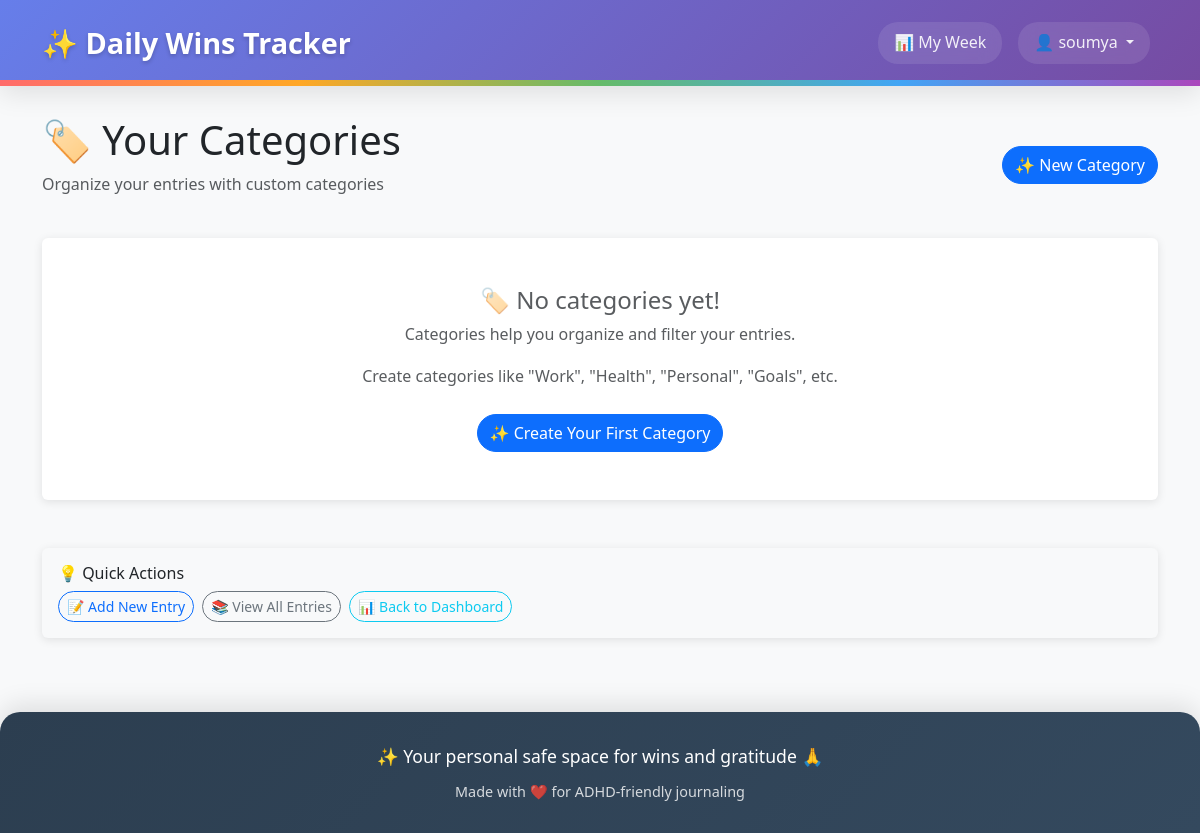
/categories/ (signed in), run on an earlier commit of the app's database.
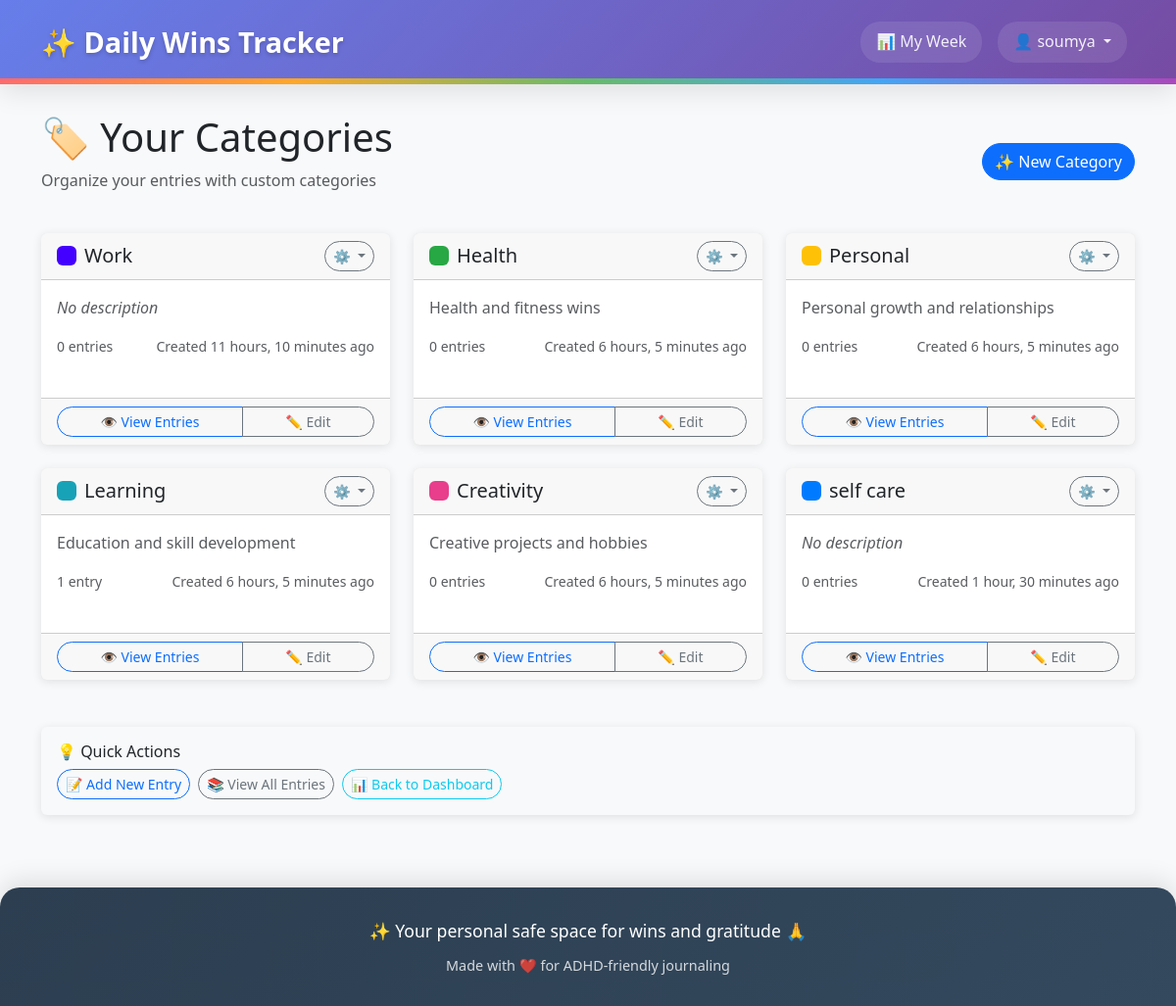
And on a later commit of the database.
### tracker/models.py (models this page shows, shortened)
class Category(models.Model):
    user = models.ForeignKey(User, on_delete=models.CASCADE, related_name='categories')
    name = models.CharField(max_length=100)
    color = models.CharField(
        max_length=7,
        default='#007bff',
        validators=[
            RegexValidator(
                regex='^#[0-9A-Fa-f]{6}$',
                message='Color must be a valid hex code (e.g., #007bff)'
            )
        ]
    )
    description = models.TextField(blank=True)
    date_created = models.DateTimeField(auto_now_add=True)
    class Meta:
        verbose_name_plural = "Categories"
        ordering = ['name']
        constraints = [
            UniqueConstraint(
                Lower('name'), 'user',
                name='unique_category_name_per_user',
                violation_error_message='You already have a category with this name (case-insensitive).'
            )
        ]
        indexes = [
            models.Index(fields=['user', 'name']),
            Index(Lower('name'), name='idx_category_lower_name'),  # Functional index for case-insensitive lookups
        ]

### tracker/views.py (the view)
# urls.py: path("categories/", views.category_list, name="category_list"),
@login_required
def category_list(request):
    categories = Category.objects.filter(user=request.user)
    categories = categories.annotate(
        entry_count=Count('entries', filter=Q(entries__user=request.user))
    )
    return render(request, 'tracker/category_list.html', {'categories': categories})

### templates/tracker/category_list.html (shortened to what this page needs)
{% extends "base.html" %}
{% block content %}
<div class="row">
    <div class="col-md-12">
        <div class="d-flex justify-content-between align-items-center mb-4">
            <div>
                <h1>🏷️ Your Categories</h1>
                <p class="text-muted">Organize your entries with custom categories</p>
            </div>
            <div>
                <a href="{% url 'category_create' %}" class="btn btn-primary">
                    ✨ New Category
                </a>
            </div>
        </div>
    </div>
</div>
<div class="row">
    <div class="col-md-12">
        {% if categories %}
            <div class="row">
                {% for category in categories %}
                    <div class="col-md-6 col-lg-4 mb-4">
                        <div class="card h-100">
                            <div class="card-header d-flex justify-content-between align-items-center">
                                <div class="d-flex align-items-center">
                                    <span class="badge me-2" style="background-color: {{ category.color }}; width: 20px; height: 20px;">&nbsp;</span>
                                    <h5 class="mb-0">{{ category.name }}</h5>
                                </div>
                                <div class="dropdown">
                                    <button class="btn btn-sm btn-outline-secondary dropdown-toggle" type="button"
                                            data-bs-toggle="dropdown" aria-expanded="false">
                                        ⚙️
                                    </button>
                                </div>
                            </div>
                            <div class="card-body">
                                {% if category.description %}
                                    <p class="card-text text-muted">{{ category.description }}</p>
                                {% else %}
                                    <p class="card-text text-muted fst-italic">No description</p>
                                {% endif %}
                                <div class="d-flex justify-content-between align-items-center">
                                    <small class="text-muted">
                                        {{ category.entry_count }} entr{{ category.entry_count|pluralize:"y,ies" }}
                                    </small>
                                    <small class="text-muted">
                                        Created {{ category.date_created|timesince }} ago
                                    </small>
                                </div>
                            </div>
                            <div class="card-footer">
                                <div class="btn-group w-100" role="group">
                                    <a href="{% url 'entry_list' %}?category={{ category.pk }}"
                                       class="btn btn-outline-primary btn-sm">
                                        👁️ View Entries
                                    </a>
                                    <a href="{% url 'category_edit' category.pk %}"
                                       class="btn btn-outline-secondary btn-sm">
                                        ✏️ Edit
                                    </a>
                                </div>
                            </div>
                        </div>
                    </div>
                {% endfor %}
            </div>
        {% else %}
            <div class="card">
                <div class="card-body text-center py-5">
                    <h4 class="text-muted">🏷️ No categories yet!</h4>
                    <p class="text-muted">Categories help you organize and filter your entries.</p>
                    <p class="text-muted mb-4">
                        Create categories like "Work", "Health", "Personal", "Goals", etc.
                    </p>
                    <a href="{% url 'category_create' %}" class="btn btn-primary">
                        ✨ Create Your First Category
                    </a>
                </div>
            </div>
        {% endif %}
    </div>
</div>
<div class="row mt-4">
    <div class="col-md-12">
        <div class="card bg-light">
            <div class="card-body">
                <h6 class="card-title">💡 Quick Actions</h6>
                <div class="d-grid gap-2 d-md-flex">
                    <a href="{% url 'entry_create' %}" class="btn btn-outline-primary btn-sm">
                        📝 Add New Entry
                    </a>
                    <a href="{% url 'entry_list' %}" class="btn btn-outline-secondary btn-sm">
                        📚 View All Entries
                    </a>
                    <a href="{% url 'dashboard' %}" class="btn btn-outline-info btn-sm">
                        📊 Back to Dashboard
                    </a>
                </div>
            </div>
        </div>
    </div>
</div>
{% endblock %}

### templates/base.html (shortened to what this page needs)
{% load widget_tweaks %}
<!doctype html>
<html lang="en">
<head>
    <link href="https://cdn.jsdelivr.net/npm/bootstrap@5.3.0/dist/css/bootstrap.min.css" rel="stylesheet">
    <link rel="stylesheet" href="https://cdnjs.cloudflare.com/ajax/libs/font-awesome/6.0.0/css/all.min.css">
</head>
<body class="bg-light">
    <nav class="navbar navbar-expand-lg navbar-dark custom-navbar">
        <div class="container">
            <a class="navbar-brand" href="{% url 'home' %}">
                ✨ Daily Wins Tracker
            </a>
            <div class="collapse navbar-collapse" id="navbarNav">
                <ul class="navbar-nav ms-auto">
                    {% if user.is_authenticated %}
                        <li class="nav-item">
                            <a class="nav-link" href="{% url 'weekly_dashboard' %}">
                                📊 My Week
                            </a>
                        </li>
                        <li class="nav-item dropdown">
                            <a class="nav-link dropdown-toggle" href="#" id="navbarDropdown" role="button" data-bs-toggle="dropdown">
                                👤 {{ user.username }}
                            </a>
                        </li>
                    {% endif %}
                </ul>
            </div>
        </div>
    </nav>
    <div class="container main-container">
        {% block content %}{% endblock %}
    </div>
    <footer style="
        background: linear-gradient(135deg, #2c3e50 0%, #34495e 100%);
        color: white;
        text-align: center;
        padding: 30px 0;
        margin-top: 50px;
        border-radius: 20px 20px 0 0;
        box-shadow: 0 -8px 25px rgba(0,0,0,0.1);
    ">
        <div class="container">
            <p style="margin: 0; font-size: 1.1rem; font-weight: 500;">✨ Your personal safe space for wins and gratitude 🙏</p>
            <p style="margin: 10px 0 0 0; opacity: 0.8; font-size: 0.9rem;">Made with ❤️ for ADHD-friendly journaling</p>
        </div>
    </footer>
</body>
</html>

### templates/base.html (style rules this page uses)
body { font-family: 'Segoe UI', Tahoma, Geneva, Verdana, sans-serif; line-height: 1.6; }
.navbar-brand { font-weight: bold; font-size: 1.5rem; }
.card { border: none; box-shadow: 0 2px 10px rgba(0,0,0,0.1); margin-bottom: 1.5rem; }
.btn { border-radius: 25px; font-weight: 500; }
.custom-navbar { background: linear-gradient(135deg, #667eea 0%, #764ba2 100%) !important; box-shadow: 0 8px 25px rgba(0,0,0,0.1); margin-bottom: 0; padding: 15px 0; position: relative; }
.custom-navbar::after { content: ''; position: absolute; bottom: 0; left: 0; right: 0; height: 6px; background: linear-gradient(90deg, #ff6b6b, #ffa726, #66bb6a, #42a5f5, #ab47bc); }
.navbar-brand { font-weight: bold; font-size: 1.8rem; color: white !important; text-shadow: 0 2px 4px rgba(0,0,0,0.2); transition: all 0.3s ease; }
.navbar-nav .nav-link { color: rgba(255,255,255,0.9) !important; font-weight: 500; margin: 0 8px; padding: 8px 16px !important; border-radius: 20px; transition: all 0.3s ease; background: rgba(255,255,255,0.1); backdrop-filter: blur(10px); }
.main-container { margin-top: 30px; }

What changed in the data, as far as the page shows it:
added Category: name "Work", description "No description", entry_count "0", date_created "11 hours, 10 minutes"
added Category: name "Health", description "Health and fitness wins", entry_count "0", date_created "6 hours, 5 minutes"
added Category: name "Personal", description "Personal growth and relationships", entry_count "0", date_created "6 hours, 5 minutes"
added Category: name "Learning", description "Education and skill development", entry_count "1", date_created "6 hours, 5 minutes"
added Category: name "Creativity", description "Creative projects and hobbies", entry_count "0", date_created "6 hours, 5 minutes"
added Category: name "self care", description "No description", entry_count "0", date_created "1 hour, 30 minutes"
Also different on the page:
text no longer shown: "🏷️ No categories yet! Categories help you organize and filter your entries. Create categories like \"Work\", \"Health\", \"Personal\", \"Goals\", etc. ✨ Create Your First Category"
